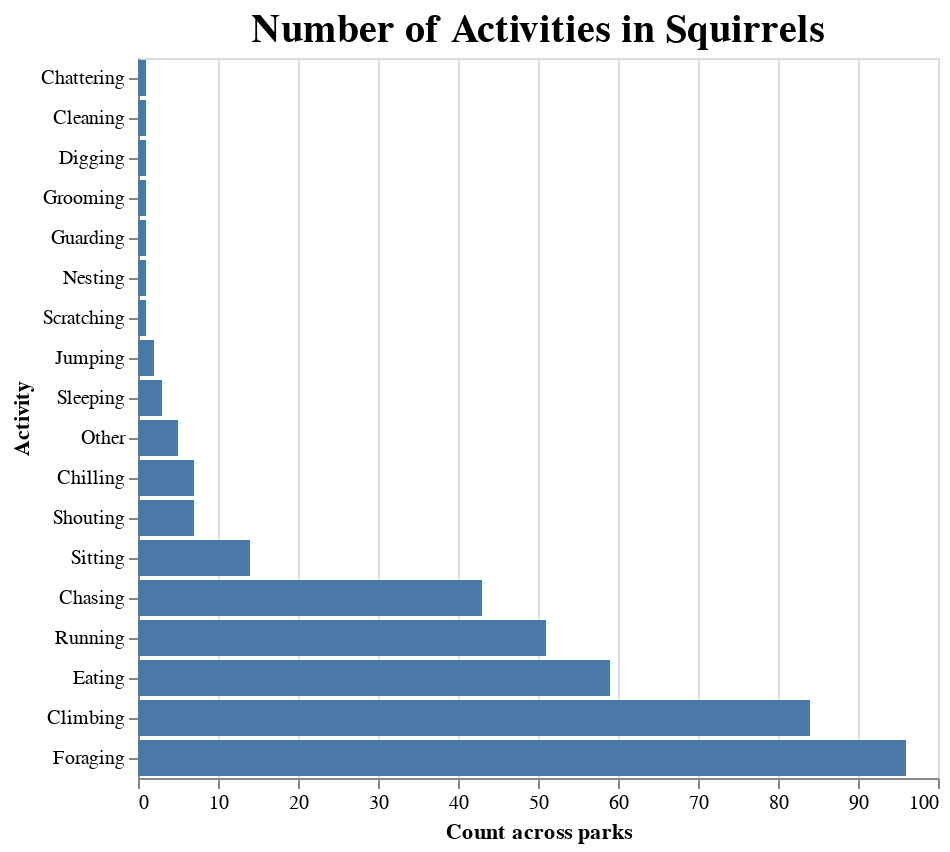

Write notebook code for a chart like this one.
### Code cell
act_counts = data.groupby('Activities').size().reset_index(name='Count')
act_counts['Count_str'] = act_counts['Count'].astype(str)
alt.Chart(act_counts).mark_bar().encode(
    y = alt.Y('Activities:N', sort='x', title='Activity'),
    x = alt.X('Count:Q', title = 'Count across parks'),              
    tooltip=[ alt.Tooltip('Count:Q', title='Count')]
).properties(
    title={
        'text': 'Number of Activities in Squirrels',
        'fontSize': 20,
        'font': 'Helvetica'
    }
)

### Figure 1 — Vega-Lite specification as saved in the notebook (floating-point values rounded to 4 significant figures)
{"config": {"view": {"continuousWidth": 400, "continuousHeight": 300}}, "data": {"name": "data-f4af54ec0123fab3de71e7e13087f05b"}, "mark": "bar", "encoding": {"tooltip": [{"field": "Count", "title": "Count", "type": "quantitative"}], "x": {"field": "Count", "title": "Count across parks", "type": "quantitative"}, "y": {"field": "Activities", "sort": "x", "title": "Activity", "type": "nominal"}}, "title": {"text": "Number of Activities in Squirrels", "fontSize": 20, "font": "Helvetica"}, "$schema": "https://vega.github.io/schema/vega-lite/v4.17.0.json", "datasets": {"data-f4af54ec0123fab3de71e7e13087f05b": [{"Activities": "Chasing", "Count": 43, "Count_str": "43"}, {"Activities": "Chattering", "Count": 1, "Count_str": "1"}, {"Activities": "Chilling", "Count": 7, "Count_str": "7"}, {"Activities": "Cleaning", "Count": 1, "Count_str": "1"}, {"Activities": "Climbing", "Count": 84, "Count_str": "84"}, {"Activities": "Digging", "Count": 1, "Count_str": "1"}, {"Activities": "Eating", "Count": 59, "Count_str": "59"}, {"Activities": "Foraging", "Count": 96, "Count_str": "96"}, {"Activities": "Grooming", "Count": 1, "Count_str": "1"}, {"Activities": "Guarding", "Count": 1, "Count_str": "1"}, {"Activities": "Jumping", "Count": 2, "Count_str": "2"}, {"Activities": "Nesting", "Count": 1, "Count_str": "1"}, {"Activities": "Other", "Count": 5, "Count_str": "5"}, {"Activities": "Running", "Count": 51, "Count_str": "51"}, {"Activities": "Scratching", "Count": 1, "Count_str": "1"}, {"Activities": "Shouting", "Count": 7, "Count_str": "7"}, {"Activities": "Sitting", "Count": 14, "Count_str": "14"}, {"Activities": "Sleeping", "Count": 3, "Count_str": "3"}]}}
